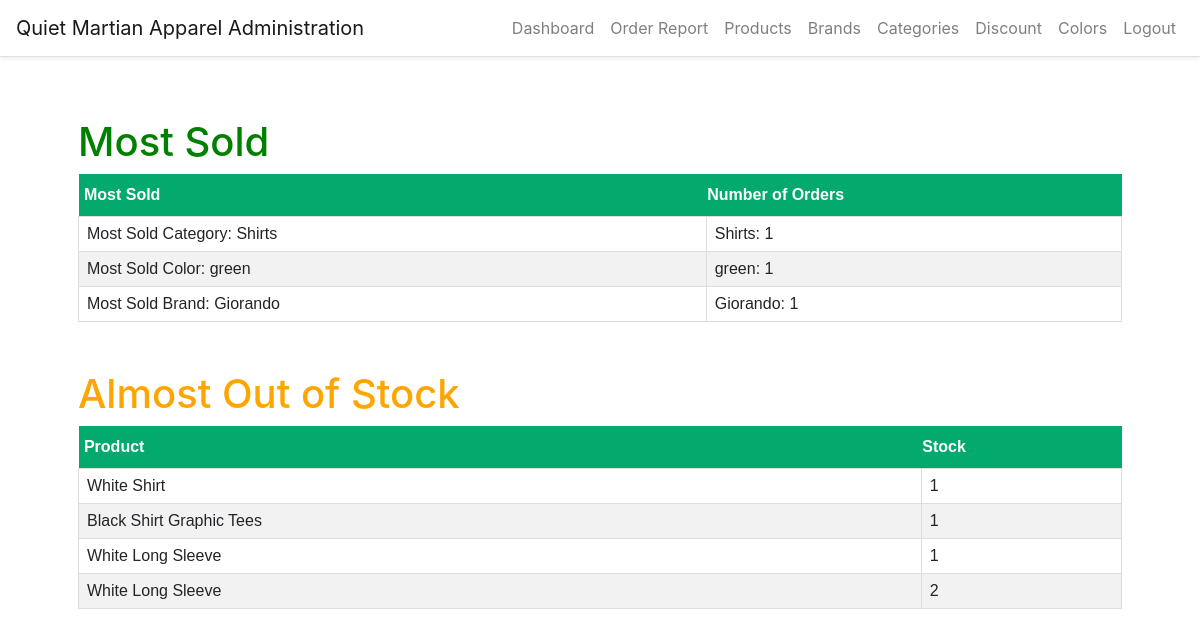
/sales-dashboard (signed in), run on an earlier commit of the app's database.
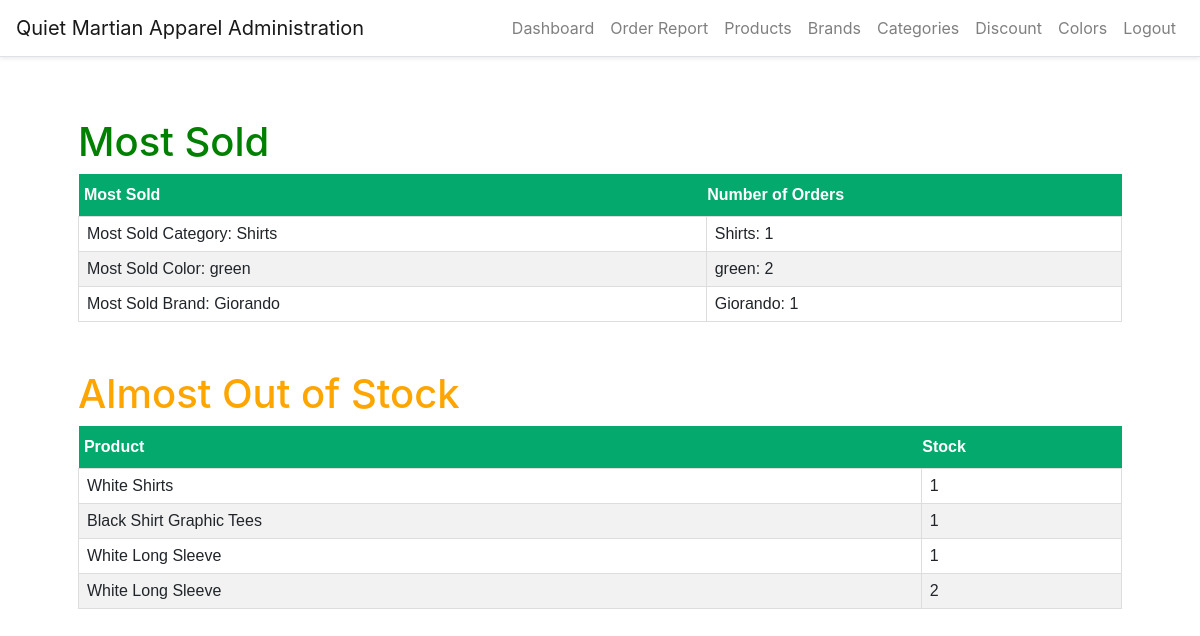
And on a later commit of the database.
### website/models.py (models this page shows)
class Product(db.Model, UserMixin):
    id = db.Column(db.Integer, primary_key=True)
    brand_id = db.Column(db.Integer, db.ForeignKey('brand.id'))
    category_id = db.Column(db.Integer, db.ForeignKey('category.id'))
    title = db.Column(db.String(150))
    description = db.Column(db.String(255))
    stock = db.Column(db.Integer)
    discount_id = db.Column(db.Integer, db.ForeignKey('discount.id'))
    price = db.Column(db.Float)
    color_id = db.Column(db.Integer, db.ForeignKey('color.id'))
    image_1 = db.Column(db.String(150))
    image_2 = db.Column(db.String(150))
    image_3 = db.Column(db.String(150))
    created_date = db.Column(db.DateTime, default=func.now())
    created_by_id = db.Column(db.Integer)
    updated_date = db.Column(db.DateTime, default=func.now())
    updated_by_id = db.Column(db.Integer)
    brand = db.relationship('Brand')
    category = db.relationship('Category')
    color = db.relationship('Color')
    colors = db.relationship('Color', secondary='product_color')
    orders = db.relationship('Order', lazy=True)
    discount = db.relationship('Discount', lazy=True)

### website/auth.py (the view)
@auth.route('/sales-dashboard', methods=['GET', 'POST'])
@login_required
def sales_dashboard():
    orders = Order.query.filter_by(order_status='paid').all()
    if not orders:
        flash('There are no orders in the system yet.',
              category='success')
        cc = ''
        msc = ''
        count_b = ''
        count_c = ''
        msb = ''
        most_sold_color = ''
    else:
        product_quantities = [(order.product_id, order.quantity) for order in orders]
        product_sales_count = Counter(dict(product_quantities))
        category_sales_count = {}
        for product_id, quantity in product_quantities:
            category_id = Product.query.get(product_id).category_id
            category_sales_count[category_id] = category_sales_count.get(category_id, 0) + quantity
        most_sold_category = Category.query.get(max(category_sales_count, key=category_sales_count.get))
        brand_sales_count = {}
        for product_id, quantity in product_quantities:
            brand_id = Product.query.get(product_id).brand_id
            brand_sales_count[brand_id] = brand_sales_count.get(brand_id, 0) + quantity
        most_sold_brand = Brand.query.get(max(brand_sales_count, key=brand_sales_count.get))
        category_order_count = {}
        brand_order_count = {}
        for order in orders:
            category_id = Product.query.get(order.product_id).category_id
            category_order_count[category_id] = category_order_count.get(category_id, 0) + 1
            brand_id = Product.query.get(order.product_id).brand_id
            brand_order_count[brand_id] = brand_order_count.get(brand_id, 0) + 1
        print(f"Most sold category: {most_sold_category.name}")
        print(f"Most sold brand: {most_sold_brand.name}")
        print("Number of orders by category:")
        for category_id, order_count in category_order_count.items():
            category = Category.query.get(category_id)
            print(f"{category.name}: {order_count}")
        print("Number of orders by brand:")
        for brand_id, order_count in brand_order_count.items():
            brand = Brand.query.get(brand_id)
            print(f"{brand.name}: {order_count}")
        msb = most_sold_brand.name
        msc = most_sold_category.name
        count_c = (f"{category.name}: {order_count}")
        count_b = (f"{brand.name}: {order_count}")
        color_counts = defaultdict(int)
        for order in orders:
            for product_color in order.product.colors:
                color_counts[product_color.name] += order.quantity
        most_sold_color = max(color_counts, key=color_counts.get)
        print(most_sold_color)
        color_order_count = defaultdict(int)
        orders = Order.query.filter_by(order_status='paid').all()
        for order in orders:
            product = order.product
            for color in product.colors:
                color_order_count[color.name] += order.quantity
        for color_name, order_count in color_order_count.items():
            print(f"{color_name}: {order_count}")
        cc = (f"{order_count}")
    almost_out_of_stock = Product.query.filter(Product.stock < 5).all()
    return render_template("staff/sales_dashboard.html", cc=cc,msc=msc, count_b=count_b, count_c=count_c, msb=msb, most_sold_color=most_sold_color, orders=orders, user=current_user, almost_out_of_stock=almost_out_of_stock)

### website/templates/staff/sales_dashboard.html (shortened to what this page needs)
{% extends "staff/layout.html" %}
{% block main %}
<link rel="stylesheet" href="static/payment.css">
    <h1 style="color:green">Most Sold</h1>
        <table class="history">
            <thead>
                <tr>
                    <th>&nbsp;Most Sold</th>
                    <th>Number of Orders</th>
                </tr>
            </thead>
            <tbody>
                    <tr>
                        <td>Most Sold Category: {{ msc }}</td>
                        <td>{{ count_c }}</td>
                    </tr>
                    <tr>
                        <td>Most Sold Color: {{ most_sold_color }}</td>
                        <td>{{ most_sold_color }}: {{ cc }}</td>
                    </tr>
                    <tr>
                        <td>Most Sold Brand: {{ msb }}</td>
                        <td>{{ count_b }}</td>
                    </tr>
            </tbody>
        </table>
<br> <br>
<h1 style="color:orange">Almost Out of Stock</h1>
<table class="history">
    <thead>
        <tr>
            <th>&nbsp;Product</th>
            <th>Stock</th>
        </tr>
    </thead>
    <tbody>
        {% for product in almost_out_of_stock %}
        <tr>
            <td>{{ product.title }}</td>
            <td>{{ product.stock }}</td>
        </tr>
        {% endfor %}
    </tbody>
</table>
{% endblock %}

What changed in the data, as far as the page shows it:
changed Product: title "White Shirt" → "White Shirts"
Also different on the page:
{{ cc }}: "1" → "2"
